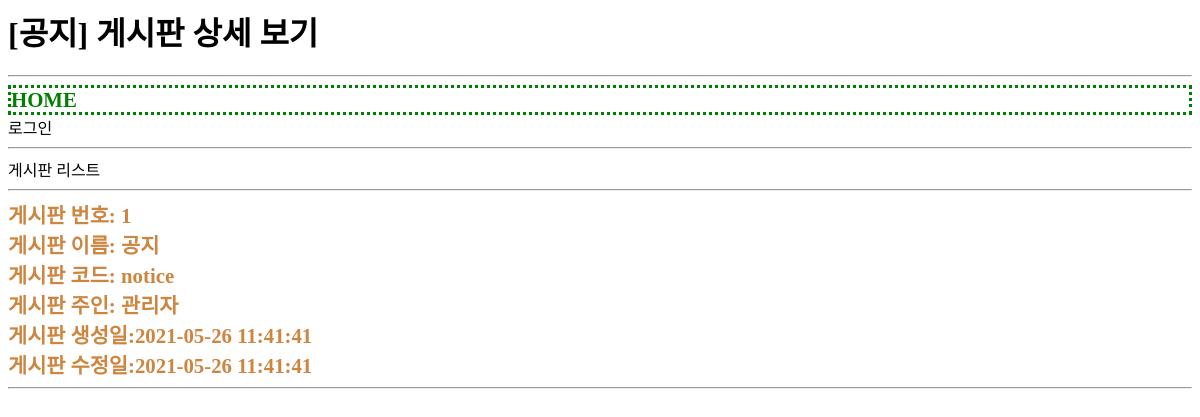
Page /usr/board/detail.php?id=1 on the committed database.
### tables this page shows
CREATE TABLE board(
    id INT(10) UNSIGNED NOT NULL PRIMARY KEY AUTO_INCREMENT,
    regDate DATETIME NOT NULL,
    updateDate DATETIME NOT NULL,
    memberId INT(10) UNSIGNED NOT NULL,
    `name` VARCHAR(100) NOT NULL,
    `code` VARCHAR(100) NOT NULL
);

CREATE TABLE `member`(
	id INT(10) UNSIGNED NOT NULL PRIMARY KEY AUTO_INCREMENT,
	delStatus INT(1) UNSIGNED NOT NULL,
	regDate DATETIME NOT NULL,
	updateDate DATETIME NOT NULL,
	loginId CHAR(20) NOT NULL,
	loginPw CHAR(100) NOT NULL,
	`name` CHAR(20) NOT NULL,
	nickname CHAR(20) NOT NULL,
	cellphoneNo CHAR(20) NOT NULL,
	email CHAR(100) NOT NULL
);

### util.php (called while the page is built, shortened)
<?php
function DB__getRow($sql) {
  global $dbConn;
  $rs = mysqli_query($dbConn, $sql);
  $row = mysqli_fetch_assoc($rs);
  return $row;
}
function getIntValueOr(&$value, $defaultValue) {
  if ( isset($value) ) {
    return intval($value);
  }
  return $defaultValue;
}
?>

### usr/board/detail.php (the view, shortened to what this page needs)
<?php
$boardId = getIntValueOr($_GET['id'], 0);
$sqlGetBoard = "
SELECT * FROM board
WHERE id = ${boardId};
";
$board = DB__getRow($sqlGetBoard);
$memberId = $board['memberId'];
$sqlGetMember = "
SELECT * FROM `member`
WHERE id = ${memberId};
";
$member = DB__getRow($sqlGetMember);
?>
<?php
$loginPage = true;
$pageTitle = "[${board['name']}] 게시판 상세 보기";
?>
<?php
require_once __DIR__ . '/../head.php';
?>
<a href="/usr/board/list.php">게시판 리스트</a>
<hr>
<div>
게시판 번호: <?=$board['id']?><br>
게시판 이름: <?=$board['name']?><br>
게시판 코드: <?=$board['code']?><br>
게시판 주인: <?=$member['nickname']?><br>
게시판 생성일:<?=$board['regDate']?><br>
게시판 수정일:<?=$board['updateDate']?><br>
</div>
<hr>
<?php
require_once __DIR__ . '/../foot.php';
?>

### usr/head.php (shortened to what this page needs)
<!DOCTYPE html>
<html lang="en">
<head>
  <link rel="stylesheet" href="/common.css">
  <link
    rel="stylesheet"
    href="https://cdnjs.cloudflare.com/ajax/libs/font-awesome/5.8.2/css/all.min.css"
  >
</head>
<body>
  <h1><?=$pageTitle?></h1>
  <hr>
  <div class="home"><a href="/usr/member/userHome.php">HOME</a></div>
  <?php
  if($loginPage){
  if ( isset($_SESSION['loginedMemberId']) ) { ?>
  <a class="logout_button" onClick="if(!confirm('로그아웃 하시겠습니까?')){return false}" href="/usr/member/doLogout.php">로그아웃</a>
  <?php }else{ ?>
    <a class="login_button" href="/usr/member/login.php">로그인</a>
  <?php } ?>
<?php } ?>
  <hr>

### common.css (style rules this page uses)
body, ul, li { list-style: none; }
a { text-decoration: none; color: inherit; }
div { font-size:1.3rem; font-weight: bold; color: peru; }
.home { display: block; color: green; border: dotted; size: 100px; }

### rows in the picture
board: name "[공지] 게시판 상세 보기", id "1", name "공지", code "notice", regDate "2021-05-26 11:41:41", updateDate "2021-05-26 11:41:41"
member: nickname "관리자"
